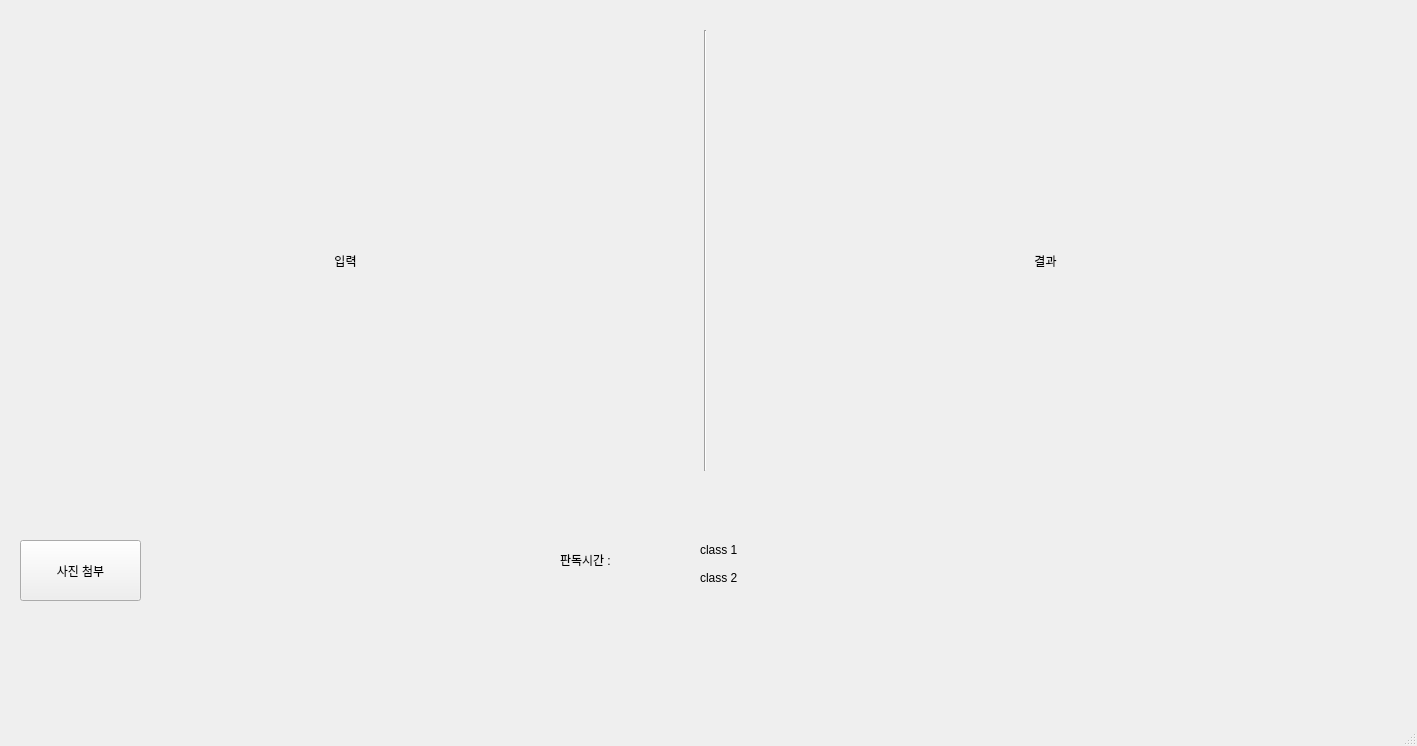
<?xml version="1.0" encoding="UTF-8"?>
<ui version="4.0">
 <class>MainWindow</class>
 <widget class="QMainWindow" name="MainWindow">
  <property name="geometry">
   <rect>
    <x>0</x>
    <y>0</y>
    <width>1417</width>
    <height>746</height>
   </rect>
  </property>
  <property name="windowTitle">
   <string>MainWindow</string>
  </property>
  <widget class="QWidget" name="centralwidget">
   <widget class="QLabel" name="input">
    <property name="geometry">
     <rect>
      <x>10</x>
      <y>10</y>
      <width>671</width>
      <height>501</height>
     </rect>
    </property>
    <property name="text">
     <string>입력</string>
    </property>
    <property name="scaledContents">
     <bool>true</bool>
    </property>
    <property name="alignment">
     <set>Qt::AlignCenter</set>
    </property>
   </widget>
   <widget class="QLabel" name="output">
    <property name="geometry">
     <rect>
      <x>730</x>
      <y>20</y>
      <width>631</width>
      <height>481</height>
     </rect>
    </property>
    <property name="text">
     <string>결과</string>
    </property>
    <property name="textFormat">
     <enum>Qt::AutoText</enum>
    </property>
    <property name="scaledContents">
     <bool>true</bool>
    </property>
    <property name="alignment">
     <set>Qt::AlignCenter</set>
    </property>
    <property name="textInteractionFlags">
     <set>Qt::LinksAccessibleByMouse</set>
    </property>
   </widget>
   <widget class="Line" name="line">
    <property name="geometry">
     <rect>
      <x>690</x>
      <y>30</y>
      <width>31</width>
      <height>441</height>
     </rect>
    </property>
    <property name="orientation">
     <enum>Qt::Vertical</enum>
    </property>
   </widget>
   <widget class="QLabel" name="label">
    <property name="geometry">
     <rect>
      <x>700</x>
      <y>540</y>
      <width>401</width>
      <height>20</height>
     </rect>
    </property>
    <property name="text">
     <string>class 1</string>
    </property>
   </widget>
   <widget class="QLabel" name="label_2">
    <property name="geometry">
     <rect>
      <x>700</x>
      <y>570</y>
      <width>391</width>
      <height>16</height>
     </rect>
    </property>
    <property name="text">
     <string>class 2</string>
    </property>
   </widget>
   <widget class="QLabel" name="label_3">
    <property name="geometry">
     <rect>
      <x>560</x>
      <y>550</y>
      <width>141</width>
      <height>20</height>
     </rect>
    </property>
    <property name="text">
     <string>판독시간 : </string>
    </property>
   </widget>
   <widget class="QPushButton" name="pushButton">
    <property name="geometry">
     <rect>
      <x>20</x>
      <y>540</y>
      <width>121</width>
      <height>61</height>
     </rect>
    </property>
    <property name="text">
     <string>사진 첨부</string>
    </property>
   </widget>
  </widget>
  <widget class="QStatusBar" name="statusbar"/>
 </widget>
 <resources/>
 <connections/>
</ui>
